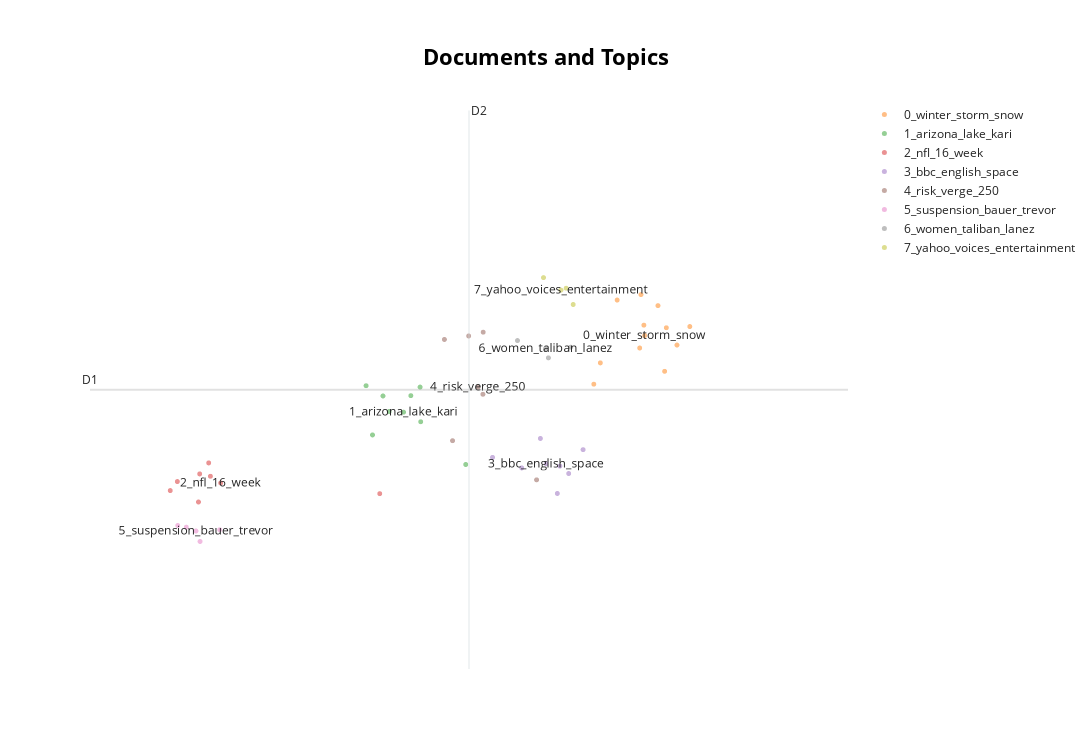

Here is the notebook cell this chart was saved with:
### Code cell
topic_model.visualize_documents(data['title_topic'])

### Figure 1 — Plotly figure (JSON) as saved in the notebook; plotly's stock layout.template omitted (floating-point values rounded to 4 significant figures)
{"data": [{"hoverinfo": "text", "hovertext": [null], "marker": {"color": "#CFD8DC", "opacity": 0.5, "size": 5}, "mode": "markers+text", "name": "other", "showlegend": false, "x": [null], "y": [null], "type": "scattergl"}, {"hoverinfo": "text", "hovertext": ["could power grid rotating outages look like abc6onyourside com", "us winter storm bring frostbite within minutes bbc", "crematoriums fill china shifts counts covid deaths cnn", "migrants dropped outside vice president home freezing weather christmas eve cnn", "winter storm live updates snow freezing temps across u impact thousands flights wall street journal", "nasa explores winter wonderland mars otherworldly holiday scene cube shaped snow scitechdaily", "powerful winter storm claims least 22 lives across us temperatures plunge winds howl power lines fall cnn", "buffalo new york winter storm leaves three dead area buried 28 inches snow life threatening fox news", "generation storm bears u cbc news national", "pm update washington coldest christmas eve afternoon record frigid sunday washington post", "china stops publishing daily covid figures amid reports explosion cases guardian", null], "marker": {"opacity": 0.5, "size": 5}, "mode": "markers+text", "name": "0_winter_storm_snow", "text": ["", "", "", "", "", "", "", "", "", "", "", "0_winter_storm_snow"], "textfont": {"size": 12}, "x": [14.33, 14.24, 13.43, 13.98, 14.04, 13.67, 14.35, 14.5, 14.68, 14.0, 13.34, 14.05], "y": [11.65, 12.4, 11.75, 11.92, 12.18, 12.46, 12.15, 11.95, 12.16, 12.52, 11.5, 12.06], "type": "scattergl"}, {"hoverinfo": "text", "hovertext": ["knows lost cassidy hutchinson testified trump acknowledged lost 2020 election cnn", "cassidy hutchinson claims trump figures sought influence testimony washington post", "kari lake lawsuit defeat arizona governor race thrown judge cbs news", "kari lake 2 day election challenge trial ends judge decides arizona republic", "arizona lawyers kari lake election loss lawsuit lacks merit associated press en español", "5 arrested 19 year old killed shooting mall america cbs news", "arizona remove shipping container wall mexico border associated press en español", "missing baby kason thomas found alive nbc4 columbus", null], "marker": {"opacity": 0.5, "size": 5}, "mode": "markers+text", "name": "1_arizona_lake_kari", "text": ["", "", "", "", "", "", "", "", "1_arizona_lake_kari"], "textfont": {"size": 12}, "x": [10.8, 10.93, 10.5, 10.17, 10.41, 11.56, 10.26, 10.93, 10.69], "y": [11.37, 11.47, 11.19, 11.48, 11.37, 10.59, 10.92, 11.07, 11.18], "type": "scattergl"}, {"hoverinfo": "text", "hovertext": ["jacksonville jaguars vs new york jets 2022 week 16 game highlights nfl", "eagles vs cowboys good bad ugly bleeding green nation", "jets bench qb zach wilson chris streveler game vs jaguars usa today", "nfl week 16 grades bengals earn b wild win patriots cowboys get b rallying past eagles cbs sports", "steelers honor harris rallying past raiders espn", "stock futures flat friday morning cnbc", "top plays week 16 nfl 2022 highlights nfl", null], "marker": {"opacity": 0.5, "size": 5}, "mode": "markers+text", "name": "2_nfl_16_week", "text": ["", "", "", "", "", "", "", "2_nfl_16_week"], "textfont": {"size": 12}, "x": [7.858, 8.007, 7.84, 7.983, 7.448, 10.36, 7.546, 8.149], "y": [10.48, 10.45, 10.16, 10.6, 10.29, 10.25, 10.39, 10.37], "type": "scattergl"}, {"hoverinfo": "text", "hovertext": ["paris shooting aftermath violent unrest following deadly attack kurds bbc", "russia considers ways return space crew capsule leak al jazeera english", "fuel tanker explosion kills 10 south africa al jazeera english", "north korea sold arms russia wagner group u says moscow times", "ukraine war zelensky delivers defiant christmas message russian strikes bbc", "latest soyuz capsule leak prompts russians plan possible rescue space station crew guardian", "airport strikes travellers warned expect disruption bbc", null], "marker": {"opacity": 0.5, "size": 5}, "mode": "markers+text", "name": "3_bbc_english_space", "text": ["", "", "", "", "", "", "", "3_bbc_english_space"], "textfont": {"size": 12}, "x": [11.93, 12.84, 12.34, 13.19, 12.99, 12.87, 12.6, 12.68], "y": [10.67, 10.25, 10.55, 10.75, 10.48, 10.57, 10.88, 10.59], "type": "scattergl"}, {"hoverinfo": "text", "hovertext": ["deep secrecy high risk zelensky improbable c visit came together washington post", "jan 6 house committee releases final report trump capitol riot investigation cnbc", "elon musk warns margin debt risk market mass panic yahoo finance", "senate passes 1 7 trillion government funding bill axios", "ftx co founder sam bankman fried back us released 250 million bail verge", "read microsoft response ftc activision blizzard lawsuit verge", null], "marker": {"opacity": 0.5, "size": 5}, "mode": "markers+text", "name": "4_risk_verge_250", "text": ["", "", "", "", "", "", "4_risk_verge_250"], "textfont": {"size": 12}, "x": [12.55, 11.38, 11.6, 11.26, 11.8, 11.8, 11.73], "y": [10.41, 10.86, 12.05, 12.01, 12.1, 11.39, 11.47], "type": "scattergl"}, {"hoverinfo": "text", "hovertext": ["chris streveler look jets practice squad quarterback replaced benched zach wilson cbs sports", "everything know trevor bauer mlb suspension reduction espn", "dodgers trevor bauer reinstated suspension cut 194 games espn", "rosenthal mets carlos correa land 12 years 315 million athletic", null], "marker": {"opacity": 0.5, "size": 5}, "mode": "markers+text", "name": "5_suspension_bauer_trevor", "text": ["", "", "", "", "5_suspension_bauer_trevor"], "textfont": {"size": 12}, "x": [7.552, 7.862, 7.671, 8.136, 7.805], "y": [9.888, 9.706, 9.87, 9.84, 9.826], "type": "scattergl"}, {"hoverinfo": "text", "hovertext": ["megan thee stallion boyfriend pardison fontaine shares message support women amid tory lanez trial billboard", "taliban minister defends closing universities women global backlash grows guardian", "taliban orders ngos ban female employees coming work cnn", null], "marker": {"opacity": 0.5, "size": 5}, "mode": "markers+text", "name": "6_women_taliban_lanez", "text": ["", "", "", "6_women_taliban_lanez"], "textfont": {"size": 12}, "x": [12.28, 12.71, 13.02, 12.67], "y": [12.0, 11.8, 11.92, 11.91], "type": "scattergl"}, {"hoverinfo": "text", "hovertext": ["charlie cox fascinated daredevil 18 episode order disney says probably gory netflix yahoo entertainment", "james webb telescope amazing images show universe never yahoo voices", "lindsay lohan beams new holiday selfie husband bader shammas e online e news", null], "marker": {"opacity": 0.5, "size": 5}, "mode": "markers+text", "name": "7_yahoo_voices_entertainment", "text": ["", "", "", "7_yahoo_voices_entertainment"], "textfont": {"size": 12}, "x": [12.64, 12.96, 13.06, 12.89], "y": [12.72, 12.6, 12.41, 12.58], "type": "scattergl"}], "layout": {"shapes": [{"line": {"color": "#CFD8DC", "width": 2}, "type": "line", "x0": 11.61, "x1": 11.61, "y0": 8.25, "y1": 14.63}, {"line": {"color": "#9E9E9E", "width": 2}, "type": "line", "x0": 6.33, "x1": 16.88, "y0": 11.44, "y1": 11.44}], "annotations": [{"showarrow": false, "text": "D1", "x": 6.33, "y": 11.44, "yshift": 10}, {"showarrow": false, "text": "D2", "x": 11.61, "xshift": 10, "y": 14.63}], "title": {"font": {"size": 22, "color": "Black"}, "text": "<b>Documents and Topics", "x": 0.5, "xanchor": "center", "yanchor": "top"}, "width": 1200, "height": 750, "xaxis": {"visible": false}, "yaxis": {"visible": false}}}
